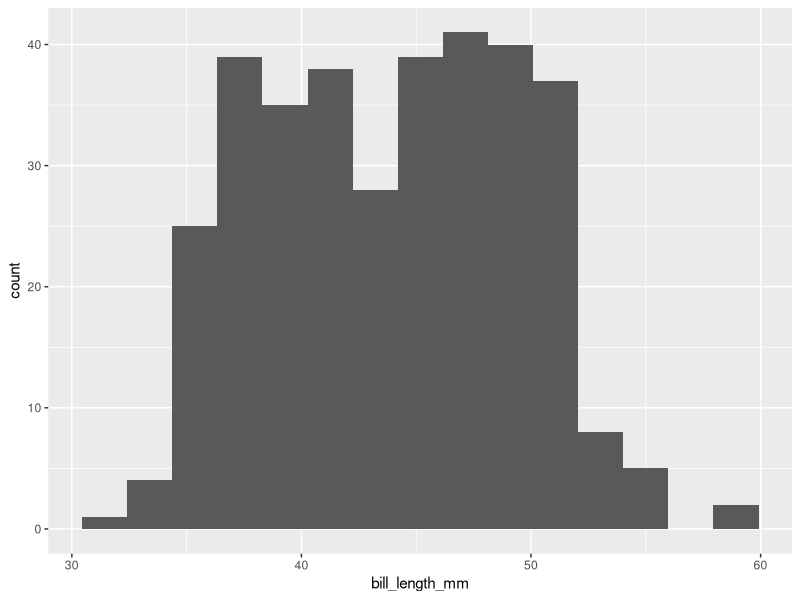
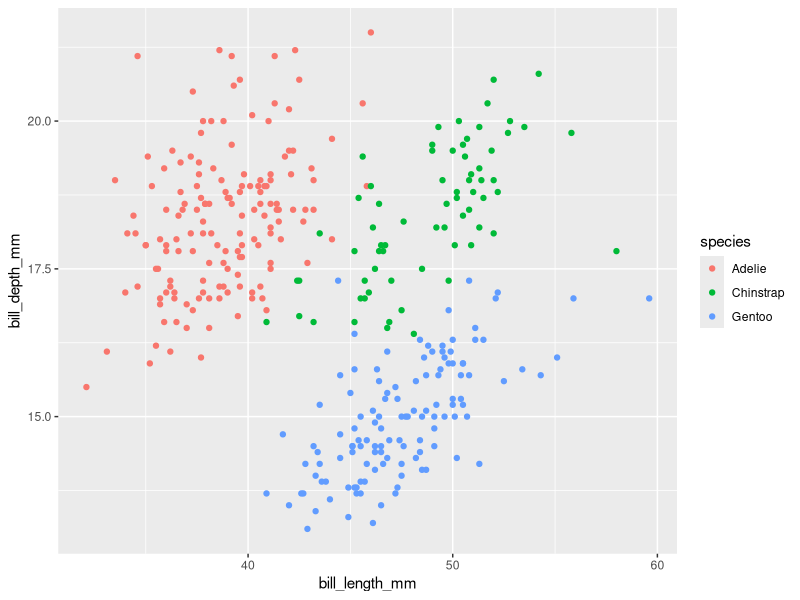

Reproduce these figures in R, in order.
## ---- chunk 1
library(tidyverse)
## ---- chunk 2
library(palmerpenguins)
## ---- chunk 3
penguins_df <- penguins
penguins_df
## ---- chunk 4
penguins_df %>%
  ggplot() +
    geom_histogram(mapping = aes(x = bill_length_mm), bins = 15)
## ---- chunk 5
penguins_df %>%
  ggplot() +
    geom_point(mapping = aes(x = bill_length_mm, y = bill_depth_mm, color = species))
